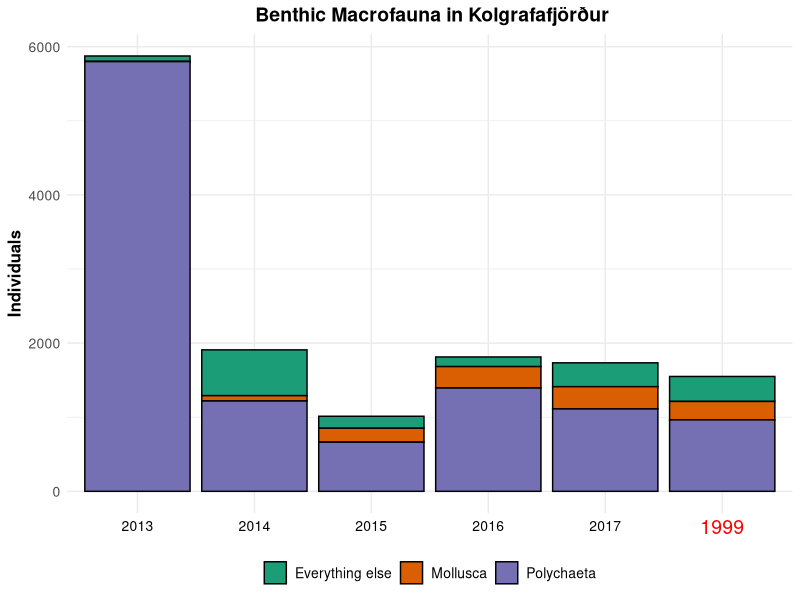
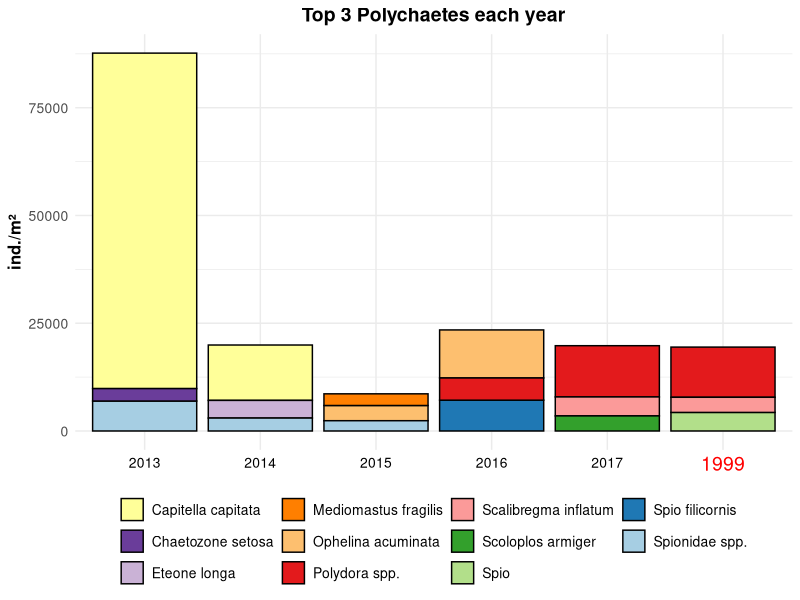
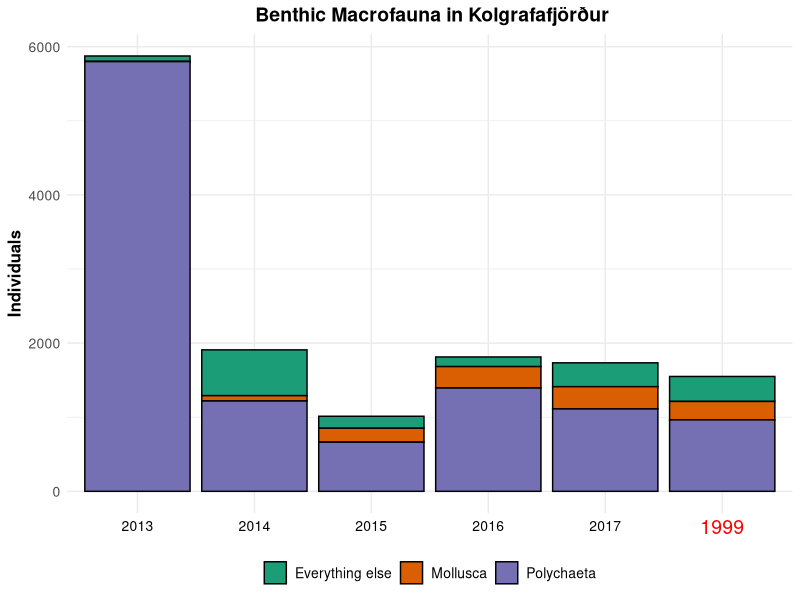
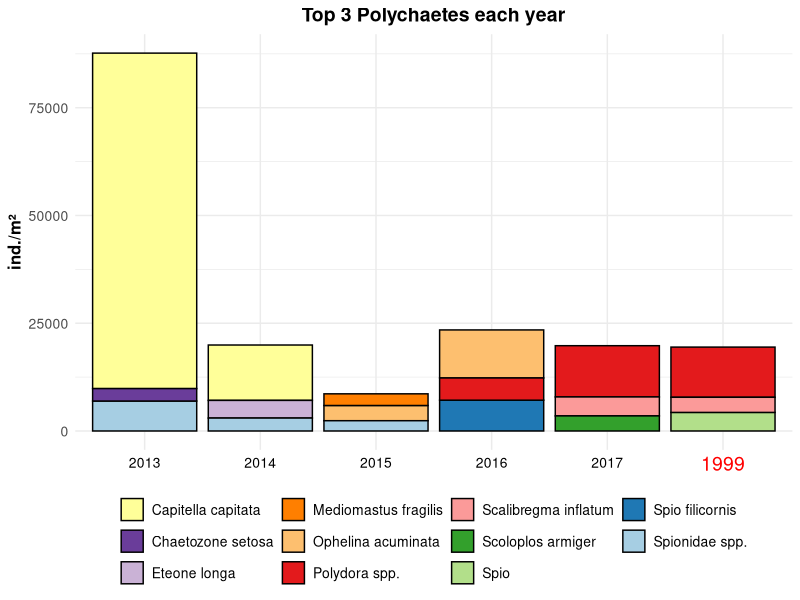

These figures' R source, in order: (Note: this script raises an error after producing the figures.)


library(tidyverse)
library(plyr)

# Create a new column for the group
data <- read_csv("data/merged_data_alltB.csv") %>%
  filter(stod %in% c("C4", "A7", "B5", "B8", "E4", "E3")) %>% 
  mutate(Group = case_when(
    Class == "Polychaeta" ~ "Polychaeta",
    Phylum == "Mollusca" ~ "Mollusca",
    TRUE ~ "Everything else")) %>% 
  ddply(.(Artal, Group) ,summarise, N = sum(N))

#Reverse Group
data$Group <- factor(data$Group, levels = c("Everything else", "Mollusca", "Polychaeta")) 
# Order the levels of the year factor
data$Artal <- factor(data$Artal, levels = c(2013:2017, 1999))

# Create a bar plot
p <- ggplot(data, aes(x = Artal, y = N, fill = Group)) +
  geom_bar(stat = "identity", position = "stack", color = "black") +
  scale_x_discrete(labels = function(x) ifelse(x == "1999", "1999", x)) +
  scale_fill_brewer(palette = "Dark2") +
  labs(x = NULL, y = "Individuals", fill = "", title = " Benthic Macrofauna in Kolgrafafjörður") +
  theme_minimal() +
  theme(  plot.title = element_text(size = 14, face = "bold", hjust = 0.5),
          axis.title = element_text(size = 12, face = "bold"),
          axis.text = element_text(size = 10),
          axis.text.x = element_text(size = ifelse(levels(data$Artal) == "1999", 14, 10), color = ifelse(levels(data$Artal) == "1999", "red", "black")),
          legend.text = element_text(size = 10),
          legend.position = "bottom",
          legend.box = "horizontal",
          legend.direction = "horizontal",
          legend.title = element_blank())

# Print the plot
print(p)
ggsave("images/DominantGroups.png",width = 1280, height = 720, units = "px", dpi = 200, bg = "white")


library(tidyverse)
library(plyr)

explore_column <- function(column_name, years) {
  
  data <- read_csv("data/merged_data_alltB.csv")
  # Check if column_name exists in the dataset
  if (!column_name %in% names(data)) {
    stop("Column does not exist in the dataset")
  }
  
  column_name <- as.character(column_name)
  
  # Read the data
  data <- data %>%
    mutate(Group = case_when(
      Class == "Polychaeta" ~ "Polychaeta",
      Phylum == "Mollusca" ~ "Mollusca",
      TRUE ~ "Everything else")) %>%
    filter(Artal %in% years)  # Filter data for specific years
  
  # Reverse the order of the Group factor
  data$Group <- factor(data$Group, levels = c("Everything else", "Mollusca", "Polychaeta"))
  
  # Order the levels of the year factor
  data$Artal <- factor(data$Artal, levels = c(2013:2017, 1999))
  
  data <- data <- data[data$Group=="Polychaeta",] %>%
    ddply(c("Artal", column_name), summarise, Nfm = sum(Nfm)) %>%
    arrange(Artal, desc(Nfm)) %>%
    group_by(Artal) %>%
    slice_head(n = 3) %>%
    ungroup()
  
  # Replace specific values in the specified column
  value_to_replace <- c("Polydora", "Spionidae")
  replacement_values <- c("Polydora spp.", "Spionidae spp.")
  for(i in 1:length(value_to_replace)){
    data[[column_name]] <- gsub(pattern = value_to_replace[i],
                                          replacement = replacement_values[i],
                                          x = data[[column_name]])
  }

  # Create a bar plot
  p <- ggplot(data, aes_string(x = "Artal", y = "Nfm", fill = column_name)) +
    geom_bar(stat = "identity", position = "stack", color = "black") +
    scale_x_discrete(labels = function(x) ifelse(x == "1999", "1999", x)) +
    scale_fill_brewer(palette = "Paired", direction = -1) +
    labs(x = NULL, y = "ind./m²", fill = "", title = "Top 3 Polychaetes each year") +
    theme_minimal() +
    theme(plot.title = element_text(size = 14, face = "bold", hjust = 0.5),
          axis.title = element_text(size = 12, face = "bold"),
          axis.text = element_text(size = 10),
          axis.text.x = element_text(size = ifelse(levels(data$Artal) == "1999", 14, 10), color = ifelse(levels(data$Artal) == "1999", "red", "black")),
          legend.text = element_text(size = 10),
          legend.position = "bottom",
          legend.box = "horizontal",
          legend.direction = "horizontal",
          legend.title = element_blank())
  

  
  print(p)
  return(str(data))
  return(head(data))
}

# Usage
explore_column("Flokkun", c(2013:2017,1999))

ggsave("images/DominantPolychaetes.png",width = 1280, height = 720, units = "px", dpi = 100, bg = "white")






years <- c(2013:2017)
A <- numeric(length(years))
names(A) <- years

for (i in years) {
  A[as.character(i)] <- length(unique(KolgrTaxa$Flokkun[KolgrTaxa$Artal==i]))
}

str(A)
years <- c(2013:2017)
B <- numeric(length(years))
names(B) <- years

for (i in years) {
  B[as.character(i)] <- sum(KolgrTaxa$N[KolgrTaxa$Artal==i])
}

str(B)

data <- data.frame(Year = as.numeric(names(A)),
                   Species = A,
                   Individuals = B)

organic <- structure(list(stod = c("A7", "A7", "A7", "A7", "A7", "B5", "B5", 
                        "B5", "B5", "B5", "B8", "B8", "B8", "B8", "B8", "C4", "C4", "C4", 
                        "C4", "C4", "E3", "E3", "E3", "E3", "E3", "E4", "E4", "E4", "E4", 
                        "E4"), Artal = c("2013", "2014", "2015", "2016", "2017", "2013", 
                                         "2014", "2015", "2016", "2017", "2013", "2014", "2015", "2016", 
                                         "2017", "2013", "2014", "2015", "2016", "2017", "2013", "2014", 
                                         "2015", "2016", "2017", "2013", "2014", "2015", "2016", "2017"
                        ), `%Organic` = c(0.181515414138913, 0.117573294968505, 0.118865354458575, 
                                          0.10855175801997, 0.144215480661367, 0.174146595044186, 0.119127447894571, 
                                          0.124407020872865, 0.105198658268468, 0.115848718019756, 0.178503108560497, 
                                          0.12940849965294, 0.117179453375411, 0.111245191819955, 0.116370341491164, 
                                          0.142787808192584, 0.113006923837784, 0.132290387475618, 0.0969106601341345, 
                                          0.10220582768636, 0.215412621359223, 0.101006035443262, 0.090402518790167, 
                                          0.0885715142546809, 0.0796504565039956, 0.135196812364163, 0.126232974506719, 
                                          0.103923910552975, 0.092065868263473, 0.101525813669742)), class = "data.frame", row.names = c(NA, 
                                                                                                                                         -30L))
# Make sure the "Year" column in 'data' and the "Artal" column in 'organic' are both numeric
data$Year <- as.numeric(data$Year)
organic$Artal <- as.numeric(organic$Artal)

# Merge the two data frames
data <- merge(data, organic, by.x = "Year", by.y = "Artal", all.x = TRUE)
data <- ddply(data, .(Year, Species,Individuals), summarise,
              avg_Organic = mean(`%Organic`),
              sd_Organic = sd(`%Organic`))

#######3333

data <- data.frame(
  Year = c(2013, 2014, 2015, 2016, 2017),
  Species = c(22, 52, 52, 72, 75),
  Individuals = c(5871, 1909, 1013, 1813, 1734),
  avg_Organic = c(0.1712604, 0.1177259, 0.1145114, 0.1004239, 0.1099694),
  sd_Organic = c(0.029074531, 0.010125845, 0.015056057, 0.009258935, 0.021443591)
)


#library(ggplot2)
#library(scales)

max_species <- max(data$Species)
max_individuals <- max(data$Individuals)
max_secondary <- max(data$avg_Organic)

data$norm_individuals <- data$Individuals / max_individuals * max_species
data$norm_organic <- data$avg_Organic / max_secondary * max_species

max_ind <- max(data$Individuals)
mid_ind <- max_ind / 2

p <- ggplot(data, aes(x = Year, group = 1)) +
  geom_line(aes(y = Species, color = "Species"), size = 2, linetype = "dotted") +
  geom_line(aes(y = norm_individuals, color = "Individuals"), size = 1) +
  geom_line(aes(y = norm_organic, color = "%Organic"), size = 1) +
  geom_point(aes(y = norm_organic, color = "%Organic"), size = 2.5) +
  geom_errorbar(aes(y = norm_organic,
                    ymin = (avg_Organic - sd_Organic) / max_secondary * max_species,
                    ymax = (avg_Organic + sd_Organic) / max_secondary * max_species,
                    color = "%Organic"), 
                width = 0.2, size = 0.5) +
  geom_text(aes(y = norm_organic, label = round(avg_Organic, 2)), vjust = -1.5, color="red") +
  scale_y_continuous(name = "Number of Species",
                     sec.axis = sec_axis(~ . / max_species * max_individuals, 
                                         name = "Number of Individuals")) +
  scale_color_brewer(palette = "Set1") +
  labs(x = "", color = "") +
  theme_minimal() +
  theme(text = element_text(size = 16),
        legend.position = "bottom",
        plot.title = element_text(hjust = 0.5, face = "bold"),
        axis.title.x = element_blank(),
        axis.title.y.right = element_text(margin = margin(t = 0, r = 0, b = 0, l = 20)),
        axis.title.y = element_text(margin = margin(t = 0, r = 20, b = 0, l = 0)))

print(p)


ggsave("images/sp-ind-organic.png",width = 1280, height = 720, units = "px", dpi = 200, bg = "white")
